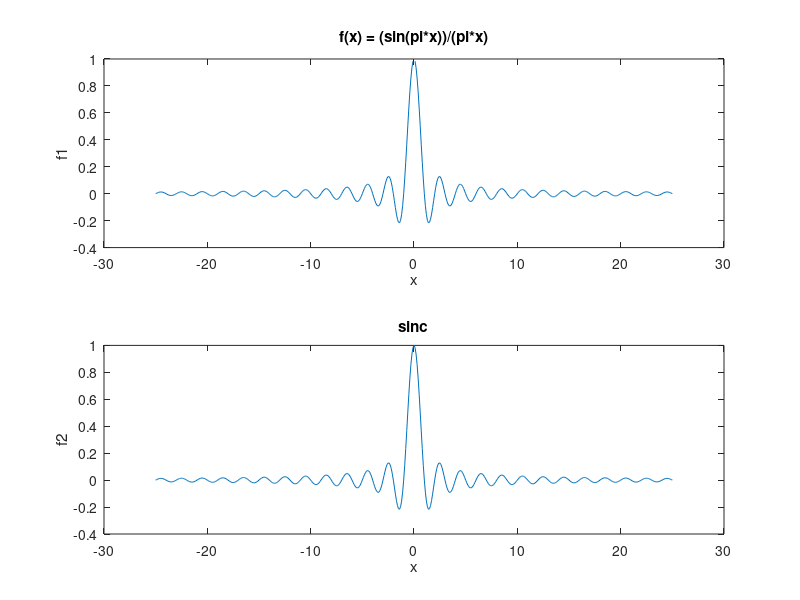

Write the MATLAB code that produced this figure.
x = [-25:0.1:25];
f1 = (sin(pi.*x))./(pi.*x);
f2 = sinc(x);

subplot(2, 1, 1)
plot (x, f1)
xlabel ("x");
ylabel ("f1");
title("f(x) = (sin(pi*x))/(pi*x)");


subplot(2, 1, 2)
plot(x, f2)
title("sinc");
xlabel("x");
ylabel("f2");


print png uzd03.png
